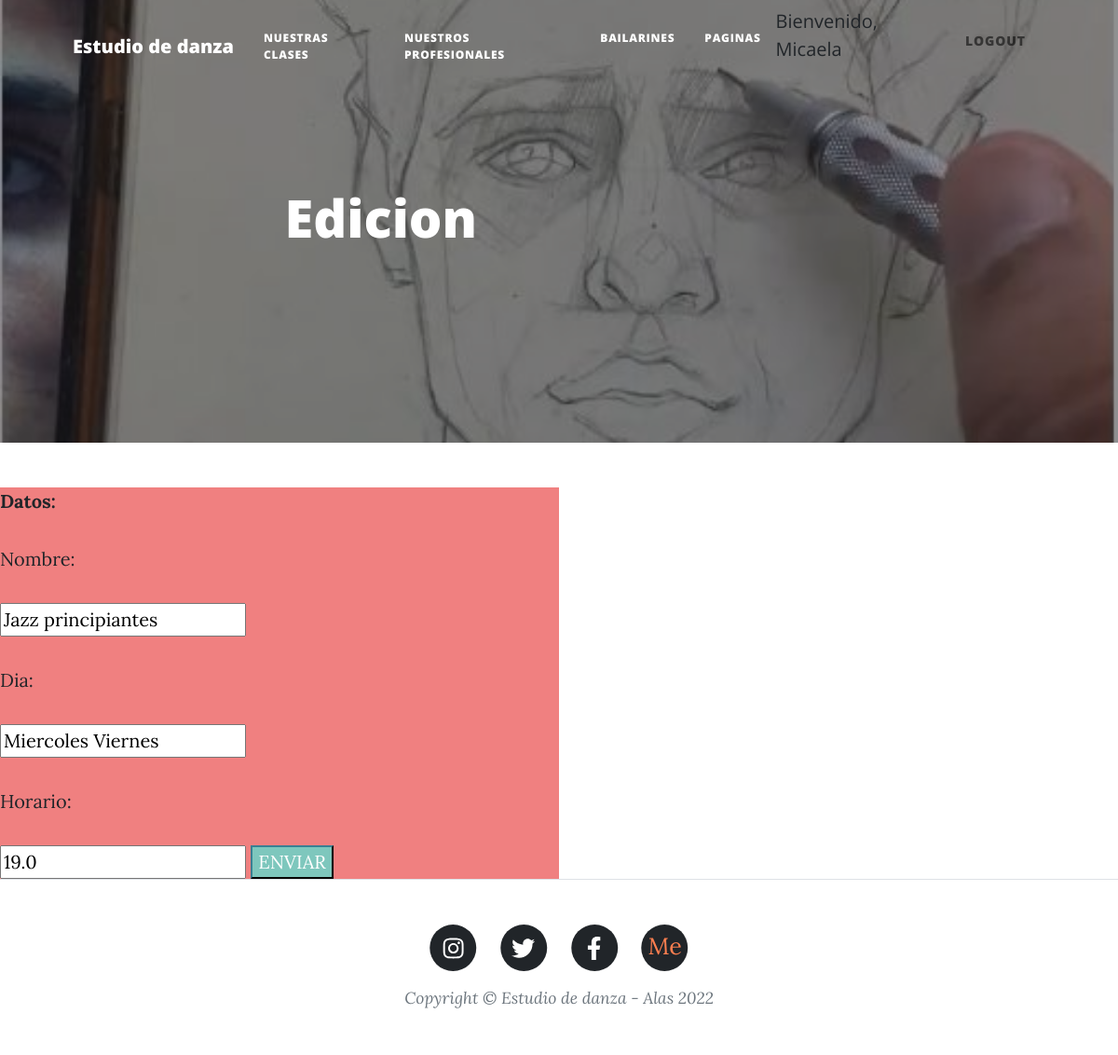
Screenshot of /blogdanzaalas/editclase/1 (signed in) with the database file from the repository.
### blogdanzaalas/models.py (models this page shows, shortened)
class Clases(models.Model):
    nombre=models.CharField(max_length=20)
    dia=models.CharField(max_length=20)
    horario=models.FloatField()

### blogdanzaalas/views.py (the view)
# urls.py: path('editclase/<int:id>',views.editclase,name='editclase'),
def editclase(request,id):
    clase= Clases.objects.get (id=id)
    if request.method == 'POST':
        mi_formulario = formclases (request.POST)
        if mi_formulario.is_valid():
            datos = mi_formulario.cleaned_data
            clase.nombre = datos['nombre']
            clase.dia = datos['dia']
            clase.horario = datos['horario']
            clase.save()
            return render (request, 'clases.html')
    else:
        mi_formulario = formclases(initial={'nombre': clase.nombre,'dia': clase.dia, 'horario': clase.horario})
    return render (request, 'editarcurso.html', {'mi_formulario': mi_formulario, 'clase': clase})

### blogdanzaalas/forms.py
class formclases(forms.Form):
    nombre=forms.CharField(max_length=20)
    dia=forms.CharField(max_length=20)
    horario=forms.FloatField()

### blogdanzaalas/templates/editarcurso.html (shortened to what this page needs)
{% extends "index.html" %}
{% load static %}
{% block contenioQueCambia %}
<header class="masthead" style="background-image:url('/static/blogdanzaalas/assets/img/dibujoeditar.JPG')">
    <div class="container position-relative px-4 px-lg-5">
        <div class="row gx-4 gx-lg-5 justify-content-center">
            <div class="col-md-10 col-lg-8 col-xl-7">
                <div class="post-heading">
                    <h1>Edicion</h1>
                </div>
            </div>
        </div>
    </div>
</header>
<main>
    <form action="{% url 'editclase' clase.id %}" method="POST" style="margin:0;width: 50%; background-color:lightcoral ;">
        <div style:"border: solid black">
            <p><strong>Datos:</strong></p>
            <p>Nombre:</p>
            {{mi_formulario.nombre}}
            <p>Dia:</p>
            {{mi_formulario.dia}}
            <p>Horario:</p>
            {{mi_formulario.horario}}
            <input class="btn-primary" type="submit" value="ENVIAR">
        </div>
    </form>
</main>
{% endblock %}

### blogdanzaalas/templates/index.html (shortened to what this page needs)
<!DOCTYPE html>
<html lang="en">
    <head>
        {% load static %}
        <link href={% static 'blogdanzaalas/css/styles.css' %} rel="stylesheet" />
    </head>
    <body>
        <nav class="navbar navbar-expand-lg navbar-light" id="mainNav">
            <div class="container px-4 px-lg-5">
                <a class="navbar-brand" href={% url 'inicio' %}>Estudio de danza</a>
                <div class="collapse navbar-collapse" id="navbarResponsive">
                    <ul class="navbar-nav ms-auto py-4 py-lg-0">
                        <li class="nav-item"><a class="nav-link px-lg-3 py-3 py-lg-4" href={% url 'clases' %}>Nuestras clases</a></li>
                        <li class="nav-item"><a class="nav-link px-lg-3 py-3 py-lg-4" href={% url 'profesores' %}>Nuestros profesionales</a></li>
                        {% if request.user.is_authenticated %}
                        <li class="nav-item"><a class="nav-link px-lg-3 py-3 py-lg-4" href={% url 'bailarines' %}>Bailarines</a></li>
                        <li class="nav-item"><a class="nav-link px-lg-3 py-3 py-lg-4" href={% url 'altas' %}>Paginas</a></li>
                        {% endif %}
                        {% if request.user.is_authenticated %}
                        <a href={% url 'modif_perfil' %}>Bienvenido, {{user.username}}</a>
                        <li class="btn text-uppercase"><a class="nav-link" href={% url 'logout' %}>Logout</a></li>
                        {% endif %}
                    </ul>
                </div>
            </div>
        </nav>
        {% block contenioQueCambia %}{% endblock %}
        <footer class="border-top">
            <div class="container px-4 px-lg-5">
                <div class="row gx-4 gx-lg-5 justify-content-center">
                    <div class="col-md-10 col-lg-8 col-xl-7">
                        <ul class="list-inline text-center">
                            <li class="list-inline-item">
                                <a href="http://www.instagram.com/alasdanzayarte/?utm_medium=copy_link" target="_blank">
                                    <span class="fa-stack fa-lg">
                                        <i class="fas fa-circle fa-stack-2x"></i>
                                        <i class="fab fa-instagram fa-stack-1x fa-inverse"></i>
                                    </span>
                                </a>
                            </li>
                            <li class="list-inline-item">
                                <a href="https://twitter.com/danzaalasdeluz" target="_blank">
                                    <span class="fa-stack fa-lg">
                                        <i class="fas fa-circle fa-stack-2x"></i>
                                        <i class="fab fa-twitter fa-stack-1x fa-inverse"></i>
                                    </span>
                                </a>
                            </li>
                            <li class="list-inline-item">
                                <a href="https://www.facebook.com/espaciodearte.alas" target="_blank">
                                    <span class="fa-stack fa-lg">
                                        <i class="fas fa-circle fa-stack-2x"></i>
                                        <i class="fab fa-facebook-f fa-stack-1x fa-inverse"></i>
                                    </span>
                                </a>
                            </li>
                            {% if request.user.is_authenticated %}
                            <li class="list-inline-item">
                                <a href="{% url 'aboutme' %}" target="_blank">
                                    <span class="fa-stack fa-lg">
                                        <i class="fas fa-circle fa-stack-2x"></i>
                                        <p class="fa-stack-1x fa-inverse"style="color: coral;margin-top: 23px;">Me</p>
                                    </span>
                                </a>
                            </li>
                            {% endif %}
                        </ul>
                        <div class="small text-center text-muted fst-italic">Copyright &copy; Estudio de danza - Alas 2022</div>
                    </div>
                </div>
            </div>
        </footer>
    </body>
</html>

### rows the page displays
Clases: nombre "Jazz principiantes", dia "Miercoles Viernes", horario "19.0"

### other values shown
{{ user.username }} "Micaela"
